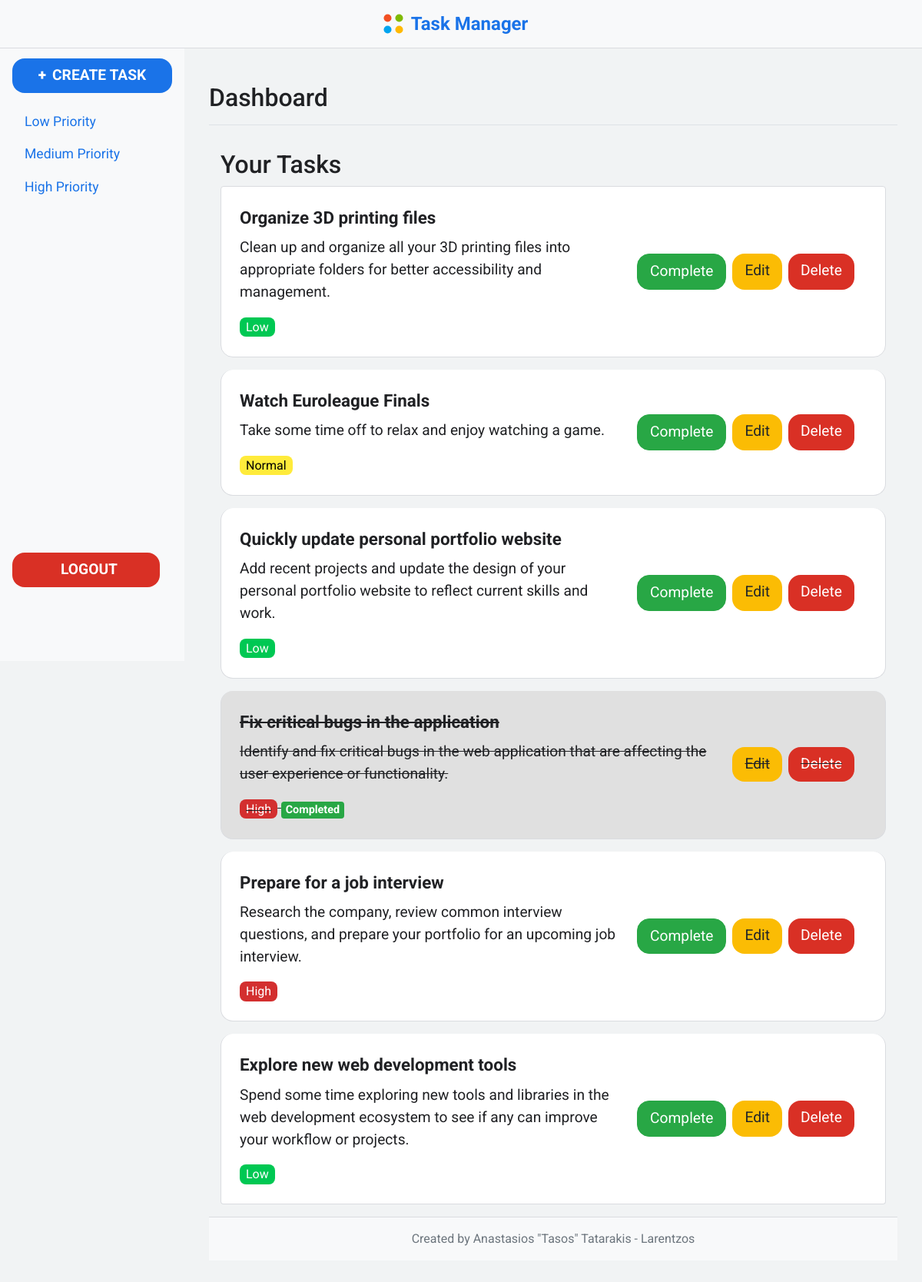
The page /tasks (signed in) on the database its author committed.
### models/task.py (models this page shows, shortened)
class Task(db.Model):
    id = db.Column(db.Integer, primary_key=True)
    title = db.Column(db.String(100), nullable=False)
    description = db.Column(db.Text, nullable=False)
    priority = db.Column(db.String(10), nullable=False)
    user_id = db.Column(db.Integer, db.ForeignKey('user.id'), nullable=False)
    completed = db.Column(db.Boolean, default=False, nullable=False)
    owner = db.relationship('User', backref=db.backref('tasks', lazy=True))

### routes/task_routes.py (the view, shortened to what this page needs)
@task_routes.route('/tasks', methods=['GET', 'POST'])
@login_required
def tasks():
    form = TaskForm()
    sort_by = request.args.get('sort_by', 'date')
    order = request.args.get('order', 'asc')
    priority = request.args.get('priority', None)
    query = Task.query.filter_by(user_id=current_user.id)
    if priority:
        query = query.filter_by(priority=priority)
    if sort_by == 'priority':
        if order == 'asc':
            query = query.order_by(Task.priority.asc())
        else:
            query = query.order_by(Task.priority.desc())
    else:  # Default is sorting by date
        if order == 'asc':
            query = query.order_by(Task.id.asc())
        else:
            query = query.order_by(Task.id.desc())
    tasks = query.all()
    return render_template('tasks.html', tasks=tasks, form=form)

### app.py (called while the page is built)
@login_manager.user_loader
def load_user(user_id):
    return User.query.get(int(user_id))

### templates/tasks.html
{% extends "base.html" %} {% block content %}
<div class="container-fluid">
  <h2>Your Tasks</h2>
  <ul class="list-group">
    {% for task in tasks %}
    <li
      class="list-group-item d-flex justify-content-between align-items-center {% if task.completed %}completed-task{% endif %}"
    >
      <div>
        <strong>{{ task.title }}</strong>
        <p>{{ task.description }}</p>
        <span class="priority-{{ task.priority|lower }}"
          >{{ task.priority }}</span
        >
        {% if task.completed %}
        <span class="badge badge-success">Completed</span>
        {% endif %}
      </div>
      <div class="d-flex">
        {% if not task.completed %}
        <form
          action="{{ url_for('task.complete_task', task_id=task.id) }}"
          method="POST"
          class="mr-2"
        >
          <button type="submit" class="btn btn-success">Complete</button>
        </form>
        {% endif %}
        <a
          href="{{ url_for('task.update_task', task_id=task.id) }}"
          class="btn btn-warning"
          >Edit</a
        >
        <a
          href="{{ url_for('task.delete_task', task_id=task.id) }}"
          class="btn btn-danger ml-2"
          >Delete</a
        >
      </div>
    </li>
    {% else %}
    <li class="list-group-item">
      <div class="alert alert-info" role="alert">No tasks available.</div>
    </li>
    {% endfor %}
  </ul>
</div>
{% endblock %}

### templates/base.html (shortened to what this page needs)
<!DOCTYPE html>
<html lang="en">
  <head>
    <link
      href="https://maxcdn.bootstrapcdn.com/bootstrap/4.5.2/css/bootstrap.min.css"
      rel="stylesheet"
    />
    <link
      rel="stylesheet"
      href="{{ url_for('static', filename='css/base.css') }}"
    />
    <link
      rel="stylesheet"
      href="{{ url_for('static', filename='css/navbar.css') }}"
    />
    <link
      rel="stylesheet"
      href="{{ url_for('static', filename='css/sidebar.css') }}"
    />
    <link
      rel="stylesheet"
      href="{{ url_for('static', filename='css/main_content.css') }}"
    />
    <link
      rel="stylesheet"
      href="{{ url_for('static', filename='css/footer.css') }}"
    />
  </head>
  <body>
    <nav class="navbar navbar-expand-lg navbar-light bg-light">
      <a class="navbar-brand" href="{{ url_for('task.tasks') }}">
        <img
          src="{{ url_for('static', filename='logo.svg') }}"
          alt="Task Manager Logo"
          width="30"
          height="30"
        />
        Task Manager
      </a>
    </nav>
    <div class="wrapper d-flex">
      {% if current_user.is_authenticated %}
      <div id="sidebar" class="bg-light">{% include 'sidebar.html' %}</div>
      {% endif %}
      <main id="main-content" class="flex-grow-1">
        <div
          class="d-flex justify-content-between flex-wrap flex-md-nowrap align-items-center pt-3 pb-2 mb-3 border-bottom"
        >
          <h1 class="h2">Dashboard</h1>
        </div>
        {% block content %}{% endblock %} {% include 'footer.html' %}
      </main>
    </div>
  </body>
</html>

### templates/sidebar.html
<div class="sidebar-sticky d-flex flex-column h-100">
  <ul class="nav flex-column flex-grow-1">
    <li class="nav-item text-center mb-3">
      <a
        class="btn btn-primary create-task-btn"
        href="#"
        data-toggle="modal"
        data-target="#createTaskModal"
      >
        <strong>+</strong> CREATE TASK
      </a>
    </li>
    <li class="nav-item">
      <a class="nav-link" href="{{ url_for('task.tasks', priority='Low') }}"
        >Low Priority</a
      >
    </li>
    <li class="nav-item">
      <a class="nav-link" href="{{ url_for('task.tasks', priority='Normal') }}"
        >Medium Priority</a
      >
    </li>
    <li class="nav-item">
      <a class="nav-link" href="{{ url_for('task.tasks', priority='High') }}"
        >High Priority</a
      >
    </li>
  </ul>
  <div class="text-center mb-3 mt-auto">
    <a class="btn btn-danger logout-btn" href="{{ url_for('auth.logout') }}">
      <span>LOGOUT</span>
    </a>
  </div>
</div>

### templates/footer.html
<footer class="footer mt-auto py-3 bg-light">
  <div class="container">
    <span class="text-muted"
      >Created by Anastasios "Tasos" Tatarakis - Larentzos</span
    >
  </div>
</footer>

### static/CSS/base.css (style rules this page uses)
body { background-color: #f1f3f4; font-family: "Roboto", sans-serif; color: #202124; margin: 0; padding: 0; display: flex; flex-direction: column; min-height: 100vh; }
.wrapper { display: flex; flex: 1; margin-top: 60px; }

### static/CSS/navbar.css (style rules this page uses)
.navbar { background-color: #fff; border-bottom: 1px solid #dadce0; position: fixed; width: 100%; z-index: 1000; display: flex; justify-content: center; align-items: center; }
.navbar-brand { font-size: 1.5rem; font-weight: bold; color: #1a73e8 !important; display: flex; align-items: center; }
.navbar-brand img { margin-right: 0.5rem; }

### static/CSS/sidebar.css (style rules this page uses)
#sidebar { height: 100vh; position: fixed; width: 20%; background-color: #f8f9fa; padding: 1rem; display: flex; flex-direction: column; overflow-y: auto; transition: transform 0.3s ease; }
#sidebar .nav-link { font-size: 1.1rem; color: #333; }
.create-task-btn { font-size: 1.1rem; font-weight: bold; width: 100%; background-color: #1a73e8; color: white; text-align: center; padding: 0.5rem; border-radius: 0.5rem; display: flex; justify-content: center; align-items: center; transition: background-color 0.3s ease; }
.create-task-btn strong { margin-right: 0.5rem; }
.logout-btn { font-size: 1.1rem; font-weight: bold; width: 100%; background-color: #d93025; color: white; text-align: center; padding: 0.5rem; border-radius: 0.5rem; display: flex; justify-content: center; align-items: center; transition: background-color 0.3s ease; margin-bottom: 4rem; }
.logout-btn span { margin-left: 0.5rem; }

### static/CSS/main_content.css (style rules this page uses)
body { background-color: #f1f3f4; font-family: "Roboto", sans-serif; color: #202124; margin: 0; padding: 0; display: flex; flex-direction: column; min-height: 100vh; }
.navbar { background-color: #fff; border-bottom: 1px solid #dadce0; position: fixed; width: 100%; z-index: 1000; }
.navbar-brand { font-size: 1.5rem; font-weight: bold; color: #1a73e8 !important; }
.nav-link { font-size: 1.2rem; color: #1a73e8 !important; }
.wrapper { display: flex; flex: 1; margin-top: 60px; }
#sidebar { width: 20%; min-height: 100vh; background-color: #f8f9fa; padding: 1rem; transition: transform 0.3s ease; }
#sidebar .nav-link { font-size: 1.1rem; color: #333; }
.create-task-btn { font-size: 1.1rem; font-weight: bold; width: 100%; background-color: #1a73e8; color: white; text-align: center; padding: 0.5rem; border-radius: 0.5rem; display: flex; justify-content: center; align-items: center; transition: background-color 0.3s ease; }
.create-task-btn strong { margin-right: 0.5rem; }
.logout-btn { font-size: 1.1rem; font-weight: bold; width: 100%; background-color: #d93025; color: white; text-align: center; padding: 0.5rem; border-radius: 0.5rem; display: flex; justify-content: center; align-items: center; transition: background-color 0.3s ease; }
.logout-btn span { margin-left: 0.5rem; }
#main-content { flex: 1; padding: 2rem; transition: margin-left 0.3s ease; display: flex; flex-direction: column; margin-left: 20%; min-height: calc(100vh - 60px); }
.container-fluid { padding-top: 1rem; flex: 1; }
.btn { font-size: 1.2rem; padding: 0.5rem 1rem; border-radius: 1rem; transition: background-color 0.3s ease; }
.btn-primary { background-color: #1a73e8; border: none; }
.btn-warning { background-color: #fbbc04; border: none; }
.btn-danger { background-color: #d93025; border: none; }
.list-group-item { font-size: 1.2rem; padding: 1.5rem; margin-bottom: 1rem; border-radius: 1rem; border: 1px solid #dadce0; background-color: #fff; }
.list-group-item strong { display: block; font-size: 1.4rem; margin-bottom: 0.5rem; }
.d-flex > div { margin-right: 1rem; }
.priority-low { background-color: #00c853; color: white; padding: 0.2rem 0.5rem; border-radius: 0.5rem; font-size: 1rem; }
.priority-normal { background-color: #ffeb3b; color: black; padding: 0.2rem 0.5rem; border-radius: 0.5rem; font-size: 1rem; }
.priority-high { background-color: #d32f2f; color: white; padding: 0.2rem 0.5rem; border-radius: 0.5rem; font-size: 1rem; }
.completed-task { background-color: #e0e0e0; text-decoration: line-through; }

### static/CSS/footer.css (style rules this page uses)
.footer { background-color: #f8f9fa; border-top: 1px solid #dadce0; text-align: center; padding: 1rem 0; }

### rows shown on the page
Task: title "Organize 3D printing files", description "Clean up and organize all your 3D printing files into appropriate folders for better accessibility and management.", priority "Low"
Task: title "Watch Euroleague Finals", description "Take some time off to relax and enjoy watching a game.", priority "Normal"
Task: title "Quickly update personal portfolio website", description "Add recent projects and update the design of your personal portfolio website to reflect current skills and work.", priority "Low"
Task: title "Fix critical bugs in the application", description "Identify and fix critical bugs in the web application that are affecting the user experience or functionality.", priority "High", completed "Completed"
Task: title "Prepare for a job interview", description "Research the company, review common interview questions, and prepare your portfolio for an upcoming job interview.", priority "High"
Task: title "Explore new web development tools", description "Spend some time exploring new tools and libraries in the web development ecosystem to see if any can improve your workflow or projects.", priority "Low"
